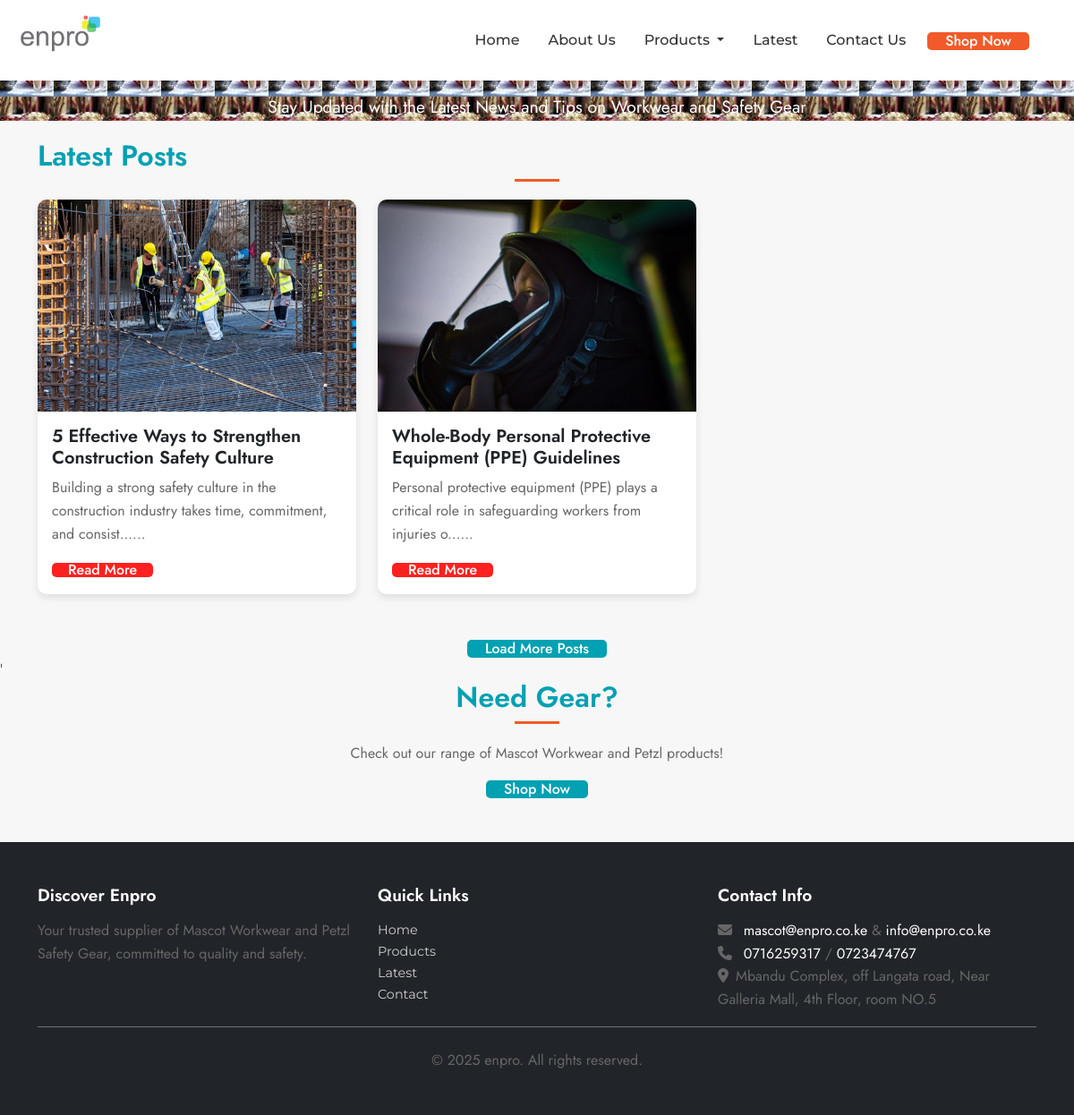
Page /blog on the committed database.
### app/models.py (models this page shows, shortened)
class BlogPost(db.Model):
    id = db.Column(db.Integer, primary_key=True)
    title = db.Column(db.String(200), nullable=False)
    slug = db.Column(db.String(200), unique=True, nullable=False)  # SEO-friendly URL
    content = db.Column(db.Text, nullable=False)
    user_id = db.Column(db.Integer, db.ForeignKey('user.id'), nullable=False)
    created_at = db.Column(db.DateTime, default=lambda: datetime.now(UTC))
    updated_at = db.Column(db.DateTime, default=lambda: datetime.now(UTC), onupdate=lambda: datetime.now(UTC))
    is_published = db.Column(db.Boolean, default=False)
    images = db.relationship('BlogImage', backref='post', lazy=True, cascade="all, delete-orphan")

class BlogImage(db.Model):
    id = db.Column(db.Integer, primary_key=True)
    image_url = db.Column(db.String(500), nullable=False)
    post_id = db.Column(db.Integer, db.ForeignKey('blog_post.id'), nullable=False)
    alt_text = db.Column(db.String(200))  # Optional description for accessibility

### app/routes.py (the view)
@main_bp.route('/blog')
def blog():
    page = request.args.get('page', 1, type=int)
    posts = BlogService.get_paginated_posts(page=page, per_page=10)
    return render_template('blog.html', posts=posts)

### app/services.py (called while the page is built)
    @staticmethod
    def get_paginated_posts(page, per_page):
        return BlogPost.query.filter_by(is_published=True).order_by(BlogPost.created_at.desc()).paginate(page=page, per_page=per_page)

### app/templates/blog.html (shortened to what this page needs)
{% extends "base.html" %}
{% block content %}
    <section class="blog-hero" data-background="{{ url_for('static', filename='img/hero/blog-bg.jpg') }}">
        <div class="hero-overlay">
            <div class="container text-center">
                <h1 class="hero-title fade-in-up">Our Latest</h1>
                <p class="hero-subtitle fade-in-up delay-02">
                    Stay Updated with the Latest News and Tips on Workwear and Safety Gear
                </p>
            </div>
        </div>
    </section>
    <section class="blog-section">
        <div class="container">
            <h2 class="section-title fade-in">Latest Posts</h2>
            {% if posts %}
                <div class="row">
                    {% for post in posts %}
                        <div class="col-md-4 col-sm-6 mb-4 fade-in delay-{{ loop.index0 * 0.2 }}">
                            <div class="card blog-card">
                                <img src="{% if post.images %}{{ url_for('static', filename='img/blog/' + post.images[0].image_url) }}{% else %}{{ url_for('static', filename='img/icon/placeholder.png') }}{% endif %}"
                                     class="card-img-top" alt="{% if post.images and post.images[0].alt_text %}{{ post.images[0].alt_text }}{% else %}{{ post.title }}{% endif %}">
                                <div class="card-body">
                                    <h5 class="card-title">{{ post.title }}</h5>
                                    <p class="card-text">{{ post.content | truncate(100, true) }}...</p>
                                    <a href="{{ url_for('main.blog_details', slug=post.slug) }}"
                                       class="btn btn-outline-primary">Read More</a>
                                </div>
                            </div>
                        </div>
                    {% endfor %}
                </div>
            {% else %}
                <p class="text-center fade-in">No Latest News available at this time.</p>
            {% endif %}
            <div class="text-center mt-4 fade-in delay-04">
                <a href="{{ url_for('main.blog') }}" class="btn btn-primary">Load More Posts</a>
            </div>
        </div>
    </section>
   '
    <section class="cta-section">
        <div class="container text-center">
            <h2 class="section-title fade-in">Need Gear?</h2>
            <p class="fade-in delay-02">Check out our range of Mascot Workwear and Petzl products!</p>
            <a href="{{ url_for('main.products') }}" class="btn btn-primary fade-in-up delay-04">Shop Now</a>
        </div>
    </section>
{% endblock %}

### app/templates/base.html (shortened to what this page needs)
<!DOCTYPE html>
<html lang="en">
<head>
    <link href="https://cdn.jsdelivr.net/npm/bootstrap@5.3.3/dist/css/bootstrap.min.css" rel="stylesheet">
    <link rel="stylesheet" href="https://cdnjs.cloudflare.com/ajax/libs/font-awesome/6.5.1/css/all.min.css" />
    <link rel="stylesheet" href="https://cdnjs.cloudflare.com/ajax/libs/animate.css/4.1.1/animate.min.css" />
    <link rel="stylesheet" href="{{ url_for('static', filename='css/style.css') }}">
</head>
<body>
    <nav class="navbar navbar-expand-lg fixed-top">
        <div class="container">
            <a href="{{ url_for('main.index') }}" class="navbar-brand d-flex align-items-center">
                <img src="{{ url_for('static', filename='img/logo/logo.png') }}" alt="Logo" class="logo-img" style="height: 100px; transform: scale(3.5); object-fit: contain;">
            </a>
            <div class="collapse navbar-collapse" id="navbarNav">
                <ul class="navbar-nav ms-auto align-items-center">
                    <li class="nav-item mx-2">
                        <a href="{{ url_for('main.index') }}" class="nav-link nav-link-custom">Home</a>
                    </li>
                    <li class="nav-item mx-2">
                        <a href="{{ url_for('main.about') }}" class="nav-link nav-link-custom">About Us</a>
                    </li>
                    <li class="nav-item mx-2 dropdown">
                        <a href="{{ url_for('main.products') }}" class="nav-link nav-link-custom dropdown-toggle" data-bs-toggle="dropdown" aria-expanded="false">
                            Products
                        </a>
                    </li>
                    <li class="nav-item mx-2">
                        <a href="{{ url_for('main.blog') }}" class="nav-link nav-link-custom">Latest</a>
                    </li>
                    <li class="nav-item mx-2">
                        <a href="{{ url_for('main.contact') }}" class="nav-link nav-link-custom">Contact Us</a>
                    </li>
                    <li class="nav-item mx-2">
                        <a href="{{ url_for('main.products') }}" class="btn btn-custom shop-now">Shop Now</a>
                    </li>
                </ul>
            </div>
        </div>
    </nav>
    <main class="mt-5">
        {% block content %}{% endblock %}
    </main>
    <footer class="bg-dark text-white mt-5">
        <div class="container py-5">
            <div class="row">
                <div class="col-md-4 mb-4">
                    <h4 class="footer-title">Discover Enpro</h4>
                    <p>Your trusted supplier of Mascot Workwear and Petzl Safety Gear, committed to quality and safety.</p>
                </div>
                <div class="col-md-4 mb-4">
                    <h4 class="footer-title">Quick Links</h4>
                    <ul class="list-unstyled footer-links">
                        <li><a href="{{ url_for('main.index') }}">Home</a></li>
                        <li><a href="{{ url_for('main.products') }}">Products</a></li>
                        <li><a href="{{ url_for('main.blog') }}">Latest</a></li>
                        <li><a href="{{ url_for('main.contact') }}">Contact</a></li>
                    </ul>
                </div>
                <div class="col-md-4">
                    <h4 class="footer-title">Contact Info</h4>
                    <p>
                        <i class="fas fa-envelope me-2"></i>
                        <a href="mailto:mascot@enpro.co.ke" class="footer-links">mascot@enpro.co.ke</a> &
                        <a href="mailto:info@enpro.co.ke" class="footer-links">info@enpro.co.ke</a><br>
                        <i class="fas fa-phone me-2"></i>
                        <a href="tel:+254716259317" class="footer-links">0716259317</a> /
                        <a href="tel:+254723474767" class="footer-links">0723474767</a><br>
                        <i class="fas fa-map-marker-alt me-2"></i>Mbandu Complex, off Langata road, Near Galleria Mall, 4th Floor, room NO.5
                    </p>
                </div>
            </div>
            <div class="text-center pt-4 border-top border-secondary">
                <p class="mb-0">© {{ 'now' | datetimeformat('%Y') }} enpro. All rights reserved.</p>
            </div>
        </div>
    </footer>
</body>
</html>

### app/templates/base.html (style rules this page uses)
body { font-family: 'Montserrat', sans-serif; color: #333333; background-color: #F7F7F7; }
h1, h2, h3, h4, h5, h6 { font-weight: 600; color: #00A1B2; }
p { font-size: 1rem; line-height: 1.6; color: #666666; }
.navbar { background-color: #FFFFFF; padding: 15px 0; transition: all 0.3s ease; }
.navbar-brand .logo-img { max-height: 50px; }
.nav-link-custom { font-size: 1rem; font-weight: 500; color: #333333 !important; padding: 10px 15px; transition: color 0.3s ease, transform 0.3s ease; }
.btn-custom { background-color: #F15A29; color: #FFFFFF; font-weight: 600; padding: 10px 20px; border-radius: 5px; transition: background-color 0.3s ease, transform 0.3s ease; }
.btn-primary { background-color: #00A1B2; border-color: #00A1B2; font-weight: 500; padding: 10px 20px; border-radius: 5px; }
.btn-outline-primary { color: #00A1B2; border-color: #00A1B2; font-weight: 500; padding: 8px 18px; border-radius: 5px; }
.hero-title { font-size: 2.5rem; font-weight: 700; color: #FFFFFF; text-shadow: 2px 2px 4px rgba(0, 0, 0, 0.3); }
.hero-subtitle { font-size: 1.2rem; margin-bottom: 20px; color: #FFFFFF; }
.section-title { font-size: 2rem; margin-bottom: 30px; position: relative; }
.section-title::after { content: ''; width: 50px; height: 3px; background-color: #F15A29; position: absolute; bottom: -10px; left: 50%; transform: translateX(-50%); }
.card { border: none; border-radius: 10px; box-shadow: 0 4px 8px rgba(0, 0, 0, 0.1); transition: transform 0.3s ease; }
.card-img-top { border-top-left-radius: 10px; border-top-right-radius: 10px; }
.footer-title { font-size: 1.2rem; font-weight: 600; color: #FFFFFF; margin-bottom: 15px; }
.footer-links a { color: #CCCCCC; font-size: 0.9rem; transition: color 0.3s ease; }

### rows in the picture
BlogPost: image_url (picture), title "5 Effective Ways to Strengthen Construction Safety Culture", content "Building a strong safety culture in the construction industry takes time, commitment, and consist..."
BlogPost: image_url (picture), title "Whole-Body Personal Protective Equipment (PPE) Guidelines", content "Personal protective equipment (PPE) plays a critical role in safeguarding workers from injuries o..."

### other values in the picture
{{ 'now' | datetimeformat('%Y') }} "2025"
